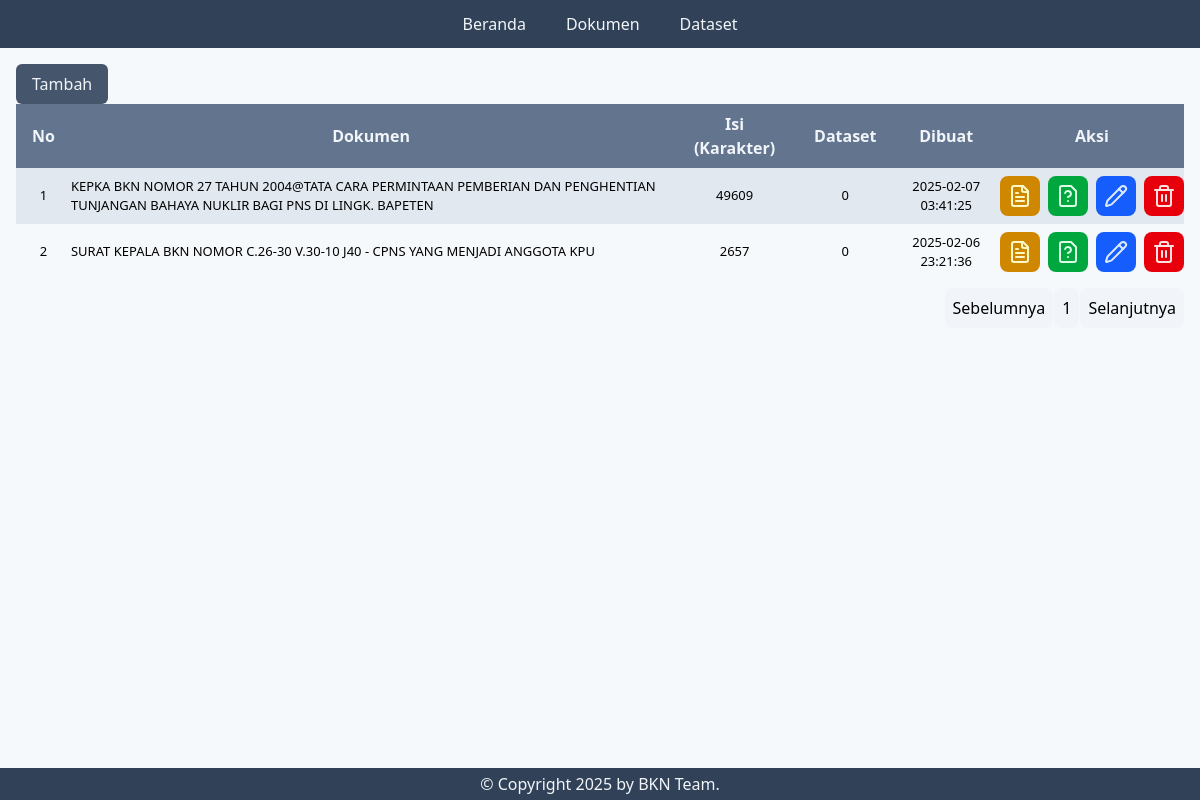
The page /admin/documents on the database its author committed.
### tables this page shows
CREATE TABLE documents (
      id INTEGER PRIMARY KEY,
      name TEXT NOT NULL,
      name_value TEXT,
      context TEXT,
      context_value TEXT,
      url TEXT,
      type INTEGER,
      created_at TIMESTAMP DEFAULT CURRENT_TIMESTAMP
  );

### server.py (the view)
@app.post("/admin/prompt", response_class=HTMLResponse)
async def admin_documents(req: RequestPrompt):
    respon = llm.ollama_chat(req.prompt)
    if(req.clear):
       respon = clear.remove_think_tags(respon)
    result =  {
        "respon": respon
    }
    return JSONResponse(content=result)

### templates/documents.html (shortened to what this page needs)
{% extends "base.html" %} {% block title %}Datasets{% endblock %} {% block head
  %} {{ super() }}
  {% endblock %} {% block content %}
  <div class="p-4">
    <button class="btn" onclick="openDialog()">Tambah</button>
    <table>
      <thead>
        <tr>
          <th class="w-[10px]">No</th>
          <th class="py-2 px-4 text-center">Dokumen</th>
          <th class="py-2 px-4 text-center">Isi (Karakter)</th>
          <th class="py-2 px-4 text-center">Dataset</th>
          <th class="py-2 px-4 text-center">Dibuat</th>
          <th class="py-2 px-4 text-center">Aksi</th>
        </tr>
      </thead>
      <tbody>
        {% for doc in documents %} {% set outer_loop = loop %} {% set id = doc["id"] %} {% set name = doc["name"] %} {% set context = doc["context"] %} {% set type = doc["type"] %}
        <tr>
          <td class="text-center">{{ ((pagination["page"]-1)*pagination["per_page"])+outer_loop.index }}</td>
          <td>{{name}}</td>
          <td class="text-center">{{(context|length)}}</td>
          <td class="text-center">{{doc["jumlah_dataset"]}}</td>
          <td class="text-center">{{doc["created_at"]}}</td>
          <td class="flex gap-2 py-2">
            <a target="_blank" href="{{ '/download/' + doc['url'] if doc['type'] == 1 else doc['url'] }}" class="text-yellow-100 p-2 bg-yellow-600 rounded-lg hover:bg-yellow-700 cursor-pointer" >
            </a>
            <div onclick="openDialogQuestion('{{id}}', `{{name}}`, `{{context}}`)"  class="text-green-100 p-2 bg-green-600 rounded-lg hover:bg-green-700 cursor-pointer">
            </div>
            <div onclick="openDialog('{{id}}', `{{name}}`, `{{context}}`, `{{doc['url']}}`, `{{type}}`)" class="text-blue-100 p-2 bg-blue-600 rounded-lg hover:bg-blue-700 cursor-pointer">
            </div>
            <div onclick="openDialogDelete('{{id}}', `{{name}}`)" class="text-red-100 p-2 bg-red-600 rounded-lg hover:bg-red-700 cursor-pointer">
            </div>
          </td>
        </tr>
        {% endfor %}
      </tbody>
    </table>
    <div class="pagination">
      <ul>
        <li><a href="?page={{pagination["page"]-1}}&per_page=10">Sebelumnya</a></li>
        <li>{{pagination["page"]}}</li>
        <li><a href="?page={{pagination["page"]+1}}&per_page=10">Selanjutnya</a></li>
      </ul>
    </div>
  </div>
  {% endblock %}

### templates/base.html (shortened to what this page needs)
<!DOCTYPE html>
<html lang="id">
  <head>
    {% block head %}
    <script src="https://unpkg.com/@tailwindcss/browser@4"></script>
    {% endblock %}
  </head>
  <body>
    <nav>
      <ul>
        <li>
          <a href="/admin">Beranda</a>
        </li>
        <li>
          <a href="/admin/documents">Dokumen</a>
        </li>
        <li>
          <a href="/admin/datasets">Dataset</a>
        </li>
      </ul>
    </nav>
    <div id="content">{% block content %}{% endblock %}</div>
    <div id="footer">
      {% block footer %} &copy; Copyright 2025 by
      <a href="https://www.bkn.go.id/">BKN Team</a>. {% endblock %}
    </div>
  </body>
</html>

### templates/base.html (style rules this page uses)
body { @apply bg-slate-100/60; }
table th { @apply py-2 px-4 text-center; }
#footer { @apply fixed bottom-0 w-full text-center bg-slate-700 text-slate-100 py-1; }
nav { @apply w-full bg-slate-700 text-slate-100 flex justify-center; }
nav ul { @apply flex gap-2 py-1 px-4; }
nav li { @apply py-2 px-4 hover:bg-slate-600 rounded-lg; }
table { @apply w-full; }
thead tr { @apply bg-slate-500 text-slate-100; }
tbody { @apply text-[13px]; }
tbody tr:nth-child(even) { @apply hover:bg-slate-300; }
tbody tr:nth-child(odd) { @apply bg-slate-200 hover:bg-slate-300; }
.pagination { @apply w-full flex mt-2 justify-end; }
.pagination ul { @apply flex gap-[1px]; }
.pagination li { @apply p-2 bg-slate-100 hover:bg-slate-200/80 rounded-lg; }
.btn { @apply py-2 px-4 rounded-md bg-slate-600 text-slate-100 hover:bg-slate-700 cursor-pointer; }

### rows shown on the page
documents: type "1", name "KEPKA BKN NOMOR 27 TAHUN 2004@TATA CARA PERMINTAAN PEMBERIAN DAN PENGHENTIAN TUNJANGAN BAHAYA NUKLIR BAGI PNS DI LINGK. BAPETEN", value "49609", jumlah_dataset "0", created_at "2025-02-07 03:41:25"
documents: page "2", name "SURAT KEPALA BKN NOMOR C.26-30 V.30-10 J40 - CPNS YANG MENJADI ANGGOTA KPU", value "2657", jumlah_dataset "0", created_at "2025-02-06 23:21:36"

### other values the page prints
{{ pagination["page"] }} "1"
